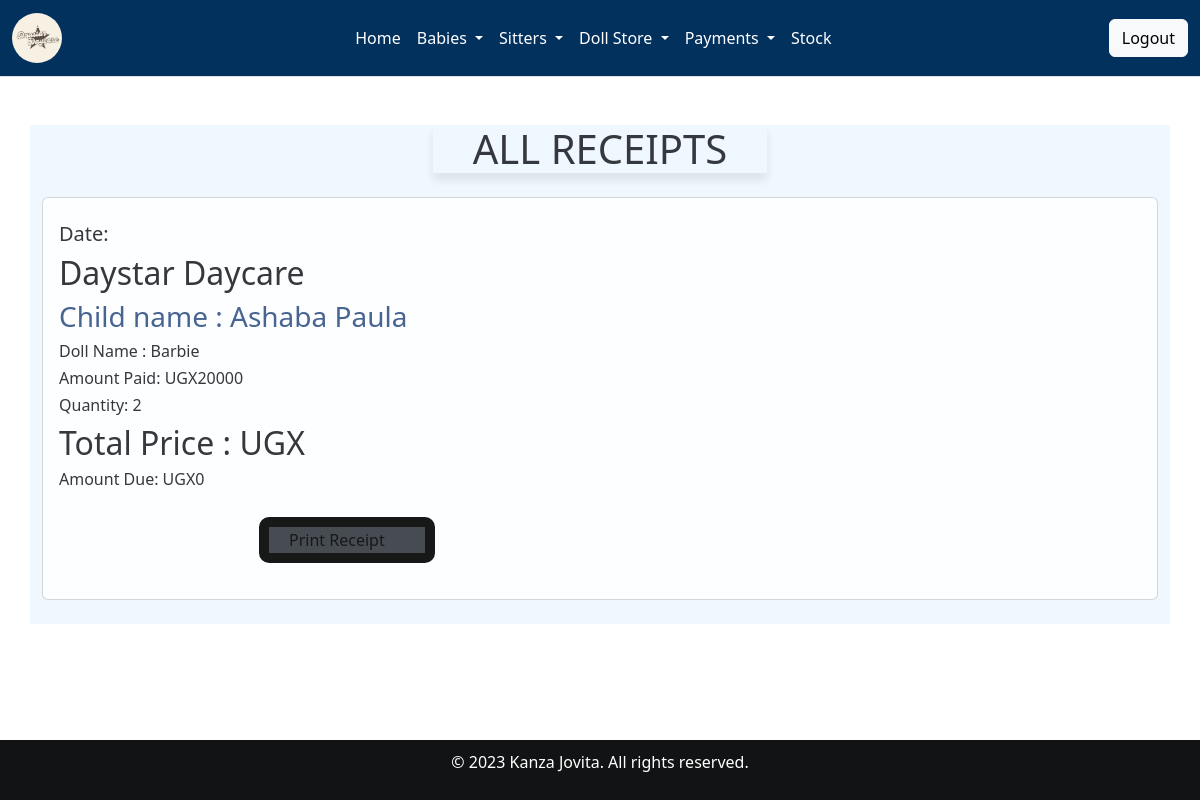
The app's page /receipt/ (signed in) with its own data.
### home/models.py (models this page shows, shortened)
class Salesrecord(models.Model):
    doll=models.ForeignKey(Doll, on_delete=models.CASCADE,null=False, blank=False)
    payee = models.ForeignKey(Babyreg, on_delete=models.SET_NULL, null=True, blank=True)
    quantity_sold=models.IntegerField(default=0)
    amount_received=models.IntegerField(default=0)
    sale_date=models.DateField(default=timezone.now)
    unit_price=models.IntegerField(default=0)
    def get_total(self):
        total= self.quantity_sold * self.unit_price
        return int( total)
    def get_change(self):
        change= self.get_total() - self.amount_received
        return int(change)#sales is linked to products

class Babyreg(models.Model):
    c_stay = models.ForeignKey(Categorystay, on_delete=models.SET_NULL, null=True, blank=True)
    assigned = models.ForeignKey(Sitter_arrival, on_delete=models.SET_NULL, null=True, blank=True)
    Baby_name = models.CharField(max_length=30, null=False, blank=False)
    Date = models.DateField(default=timezone.now)
    Gender = models.CharField(max_length=30, null=False, blank=False)
    Age = models.IntegerField()
    Location = models.CharField(max_length=30, null=False, blank=False)
    Parents_names = models.CharField(max_length=30, null=False, blank=False)
    timein = models.TimeField(default=timezone.now)
    brought = models.CharField(max_length=200)
    def __str__(self):
        print(f"Baby name: {self.Baby_name}, Type: {type(self.Baby_name)}")
        if self.Baby_name is not None:
            return str(self.Baby_name)
        else:
            return "Unnamed Baby"

class Doll(models.Model):
    c_doll=models.ForeignKey(Category_doll, on_delete=models.CASCADE,null=True, blank=True)
    name_of_the_doll =models.CharField(max_length=200,null=True, blank=True)
    doll_number = models.CharField(max_length=200,null=True, blank=True)
    quantity=models.IntegerField(default=0)
    issued_quantity=models.IntegerField(default=0,blank=True,null=True)
    received_quantity=models.IntegerField(default=0,null=True,blank=True)
    Unit_price=models.IntegerField(default=0,null=True, blank=True)
    date=models.DateField(default=timezone.now)
    def __str__(self):
        return self.name_of_the_doll

### home/views.py (the view)
# urls.py: path('receipt/', views.receipt, name='receipt'),
@login_required
def receipt(request):
    sales= Salesrecord.objects.all().order_by('id')
    return render(request,'receipt.html',{'sales':sales})

### home/templates/receipt.html
{% extends 'base.html' %}
{% block content %}
<br><br>
<div class="container" style="background-color: aliceblue;">
    <h1 class="card-header text-center" class="v">ALL RECEIPTS</h1><br>
    {% for sale in sales %}
    <div class="card" style="opacity: 90%;" >
        <div class="card-body">
            <h5 style="text-align: right;"><h5>Date: {{ receipt.sale_date}}</h5>
        </h5>
            <h2 class="v">Daystar Daycare</h2>
            <h3 class="card-title" style="color:#365486; ">Child name : {{sale.payee | title}}</h3>
            <h6 class="card-text">Doll Name : {{sale.doll}}</h6>
            <h6 class="card-text">Amount Paid: UGX{{ sale.amount_received }}</h6>
            <h6 class="card-text">Quantity: {{sale.quantity_sold }}</h6>
            <h2>Total Price : UGX{{ sales.get_total }}</h2>
            <div style="flex: 1">
                <h6 class="card-text">Amount Due: UGX{{ sale.get_change }}</h6>
                <a href="{% url 'receipt_detail' sale.id %}">
                    <button class="button" type="submit"style="width:auto;">Print Receipt</button> <br>
                </a>
            </div>
        </div>
    </div>
    <br />
    {% endfor %}
</div>
{% endblock %}

### home/static/css/main.css (style rules this page uses)
.card-header { border: 1px #333; opacity:90%; width: 87%; text-align: center; box-shadow: 0 7px 10px rgba(0, 0, 0, 0.1); border-radius: 8px; width:30%; margin: 0 auto; background-color: aliceblue; text-align: center; }
.button { background-color: #343a40; cursor: pointer; border-radius: 10px; border: 10px solid; padding-left: 20px; padding-right: 40px; margin-left: 200px; margin-right: 200px; margin-top: 20px; margin-bottom: 20px; }

### records on screen
Salesrecord: payee "Ashaba Paula", doll "Barbie", amount_received "20000", quantity_sold "2", get_change "0"
